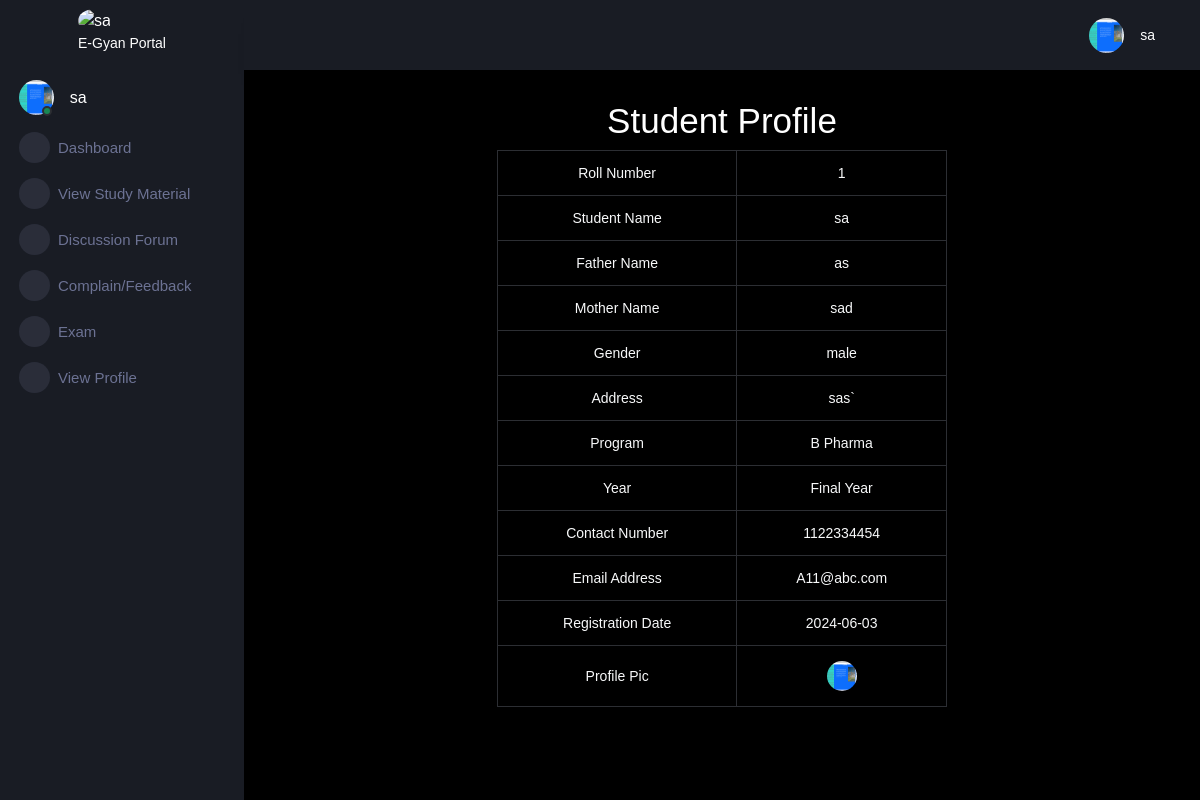
The app's page /studentapp/viewprofile/ (signed in) with its own data.
### nouapp/models.py (models this page shows)
class Student(models.Model):
    rollno=models.IntegerField(primary_key=True)
    name=models.CharField(max_length=50)
    fname=models.CharField(max_length=50)
    mname=models.CharField(max_length=50)
    gender=models.CharField(max_length=6)
    address=models.TextField()
    program=models.CharField(max_length=50)
    branch=models.CharField(max_length=50)
    year=models.CharField(max_length=50)
    contactno=models.CharField(max_length=10)
    emailaddress=models.CharField(max_length=50)
    regdate=models.CharField(max_length=30)
    profile_pic= models.ImageField(upload_to='profile')

### studentapp/views.py (the view)
# urls.py: path('viewprofile/',views.viewprofile,name='viewprofile'),
@cache_control(no_cache=True,must_revalidate=True,no_store=True)#(no_cache=True)for not saving cache(must_revalidate=True)for revalidating with server  (no_store=True)for not storing any data
def viewprofile(request):
    try:
        if request.session['rollno']!=None:
            rollno=request.session['rollno']
            stu=Student.objects.get(rollno=rollno)
            return render(request,"viewprofile.html",{'stu':stu})
    except KeyError:
        return redirect('nouapp:login')

### studentapp/templates/viewprofile.html
{% extends "studentparent.html" %}
{% load static %}
{% block body %}
    <div class="row">
        <div class="col-sm-12">
            <h1 style="text-align:center;">Student Profile</h1>
              <table class="table table-bordered text-light" style="margin:auto; width:50%; text-align:center;">
                <tr>
                    <td>Roll Number</td>
                    <td>{{stu.rollno}}</td>
                </tr>
                <tr>
                    <td>Student Name</td>
                    <td>{{stu.name}}</td>
                </tr>
                <tr>
                    <td>Father Name</td>
                    <td>{{stu.fname}}</td>
                </tr>
                <tr>
                    <td>Mother Name</td>
                    <td>{{stu.mname}}</td>
                </tr>
                <tr>
                    <td>Gender</td>
                    <td>{{stu.gender}}</td>
                </tr>
                <tr>
                    <td>Address</td>
                    <td>{{stu.address}}</td>
                </tr>
                <tr>
                    <td>Program</td>
                    <td>{{stu.program}}</td>
                </tr>
                <tr>
                    <td>Year</td>
                    <td>{{stu.year}}</td>
                </tr>
                <tr>
                    <td>Contact Number</td>
                    <td>{{stu.contactno}}</td>
                </tr>
                <tr>
                    <td>Email Address</td>
                    <td>{{stu.emailaddress}}</td>
                </tr>
                <tr>
                    <td>Registration Date</td>
                    <td>{{stu.regdate}}</td>
                </tr>
                <tr>
                    <td>Profile Pic</td>
                    <td><img src="{{stu.profile_pic.url}}" alt=""></td>
                </tr>
              </table>
        </div>
    </div>
{% endblock body %}

### studentapp/templates/studentparent.html (shortened to what this page needs)
<!DOCTYPE html>
<html lang="en">
    {% load static %}
<head>
    <link rel="stylesheet" href="{% static 'assets/vendors/mdi/css/materialdesignicons.min.css' %}">
    <link rel="stylesheet" href="{% static 'assets/vendors/css/vendor.bundle.base.css' %}">
    <link rel="stylesheet" href="{% static 'assets/vendors/jvectormap/jquery-jvectormap.css' %}">
    <link rel="stylesheet" href="{% static 'assets/vendors/flag-icon-css/css/flag-icon.min.css' %}">
    <link rel="stylesheet" href="{% static 'assets/vendors/owl-carousel-2/owl.carousel.min.css' %}">
    <link rel="stylesheet" href="{% static 'assets/vendors/owl-carousel-2/owl.theme.default.min.css' %}">
    <link rel="stylesheet" href="{% static 'assets/css/style.css' %}">
</head>
<body>
    <div class="container-scroller">
      <nav class="sidebar sidebar-offcanvas" id="sidebar">
          <div class="sidebar-brand-wrapper  d-none d-lg-flex align-items-center justify-content-center fixed-top">
            <span>
              <img class="img-xs rounded-circle mt-2" src={% static "assets/images/u1.png" %}  alt="{{stu.name}}">
             <p> E-Gyan Portal</p>
            </span>
          </div>
          <ul class="nav">
            <li class="nav-item profile">
              <div class="profile-desc">
                <div class="profile-pic">
                  <div class="count-indicator">
                    <img class="img-xs rounded-circle " src="{{stu.profile_pic.url }}" alt="{{stu.name}}">
                    <span class="count bg-success"></span>
                  </div>
                  <div class="profile-name">
                    <h5 class="mb-0 font-weight-normal">{{stu.name}}</h5>
                  </div>
                </div>
                <a href="#" id="profile-dropdown" data-bs-toggle="dropdown"><i class="mdi mdi-dots-vertical"></i></a>
              </div>
            </li>
            <li class="nav-item menu-items">
              <a class="nav-link" href="#">
                <span class="menu-icon">
                  <i class="mdi mdi-speedometer"></i>
                </span>
                <span class="menu-title">Dashboard</span>
              </a>
            </li>
           <li class="nav-item menu-items">
              <a class="nav-link" href="{%url 'studentapp:viewmat' %}">
                <span class="menu-icon">
                  <i class="mdi mdi-playlist-play"></i>
                </span>
                <span class="menu-title">View Study Material</span>
              </a>
            </li>
            <li class="nav-item menu-items">
              <a class="nav-link" href="{%url 'studentapp:postquestion'%}">
                <span class="menu-icon">
                  <i class="mdi mdi-playlist-play"></i>
                </span>
                <span class="menu-title">Discussion Forum</span>
              </a>
            </li>
            <li class="nav-item menu-items">
              <a class="nav-link" href="{%url 'studentapp:response' %}">
                <span class="menu-icon">
                  <i class="mdi mdi-playlist-play"></i>
                </span>
                <span class="menu-title">Complain/Feedback</span>
              </a>
            </li>
            <li class="nav-item menu-items">
              <a class="nav-link" href="{%url 'studentapp:studentexam' %}">
                <span class="menu-icon">
                  <i class="mdi mdi-playlist-play"></i>
                </span>
                <span class="menu-title">Exam</span>
              </a>
            </li>
            <li class="nav-item menu-items">
              <a class="nav-link" href="{%url 'studentapp:viewprofile' %}">
                <span class="menu-icon">
                  <i class="mdi mdi-playlist-play"></i>
                </span>
                <span class="menu-title">View Profile</span>
              </a>
            </li>
          </ul>
        </nav>
        <div class="container-fluid page-body-wrapper">
          <nav class="navbar p-0 fixed-top d-flex flex-row">
            <div class="navbar-menu-wrapper flex-grow d-flex align-items-stretch">
              <button class="navbar-toggler navbar-toggler align-self-center" type="button" data-toggle="minimize">
                <span class="mdi mdi-menu"></span>
              </button>
              <ul class="navbar-nav navbar-nav-right">
                <li class="nav-item dropdown">
                  <a class="nav-link" id="profileDropdown" href="#" data-bs-toggle="dropdown">
                    <div class="navbar-profile">
                      <img class="img-xs rounded-circle" src="{{ stu.profile_pic.url }}" alt="">
                      <p class="mb-0 d-none d-sm-block navbar-profile-name">{{stu.name}}</p>
                      <i class="mdi mdi-menu-down d-none d-sm-block"></i>
                    </div>
                  </a>
                </li>
              </ul>
            </div>
          </nav>
          <div class="main-panel">
            <div class="content-wrapper">
              {% block body %}
              {% endblock body %}
            </div>
            <footer class="footer">
            </footer>
          </div>
        </div>
      </div>
</body>
</html>

### records on screen
Student: profile_pic (picture), name "sa", rollno "1", fname "as", mname "sad", gender "male", address "sas`", program "B Pharma", year "Final Year", contactno "1122334454", emailaddress "A11@abc.com", regdate "2024-06-03"
